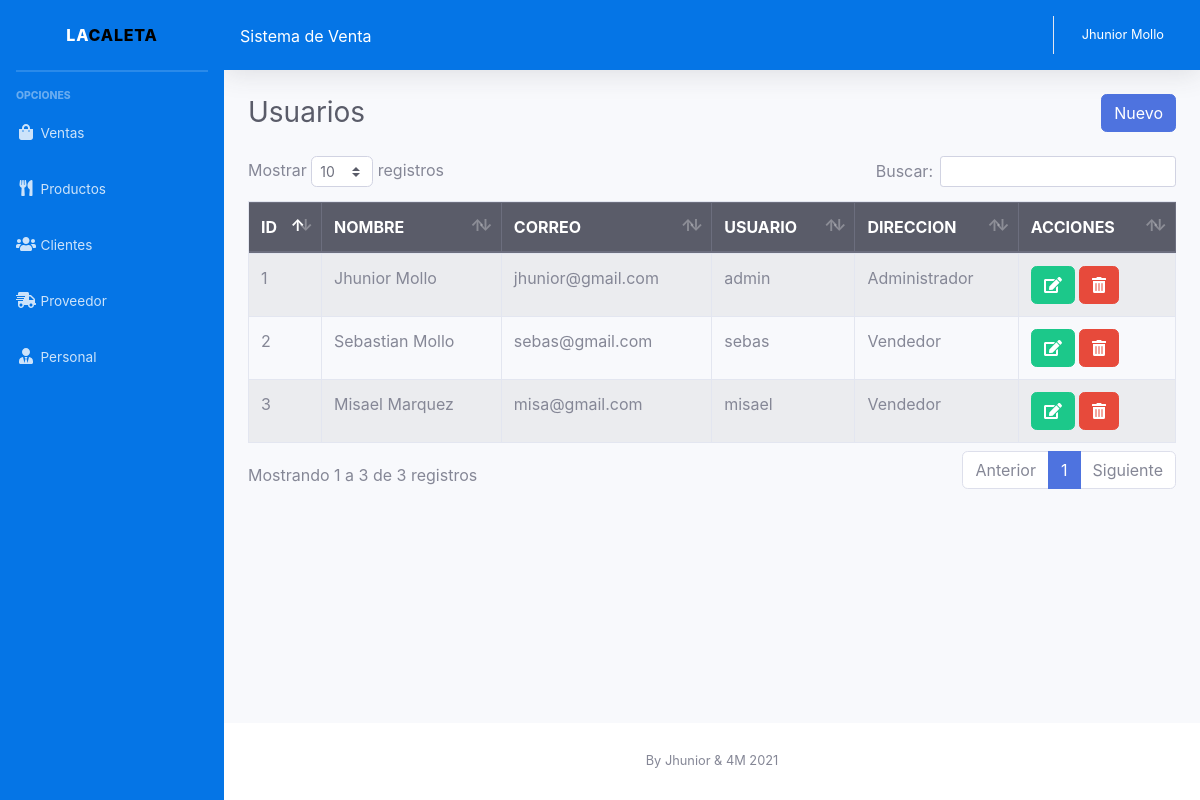
Screenshot of /Proyecto_Caleta/sistema/lista_usuarios.php (signed in) with the database file from the repository.
### tables this page shows
CREATE TABLE `usuario` (
  `idusuario` int(11) NOT NULL,
  `nombre` varchar(100) NOT NULL,
  `correo` varchar(100) NOT NULL,
  `usuario` varchar(20) NOT NULL,
  `clave` varchar(50) NOT NULL,
  `rol` int(11) NOT NULL
);

CREATE TABLE `rol` (
  `idrol` int(11) NOT NULL,
  `rol` varchar(50) NOT NULL
);

### Proyecto_Caleta/sistema/lista_usuarios.php (the view)
<?php include_once "includes/header.php"; ?>
<div class="container-fluid">
	<div class="d-sm-flex align-items-center justify-content-between mb-4">
		<h1 class="h3 mb-0 text-gray-800">Usuarios</h1>
		<?php if ($_SESSION['rol'] == 1) { ?>
		<a href="registro_usuario.php" class="btn btn-primary">Nuevo</a>
		<?php } ?>
	</div>
	<div class="row">
		<div class="col-lg-12">
			<div class="table-responsive">
				<table class="table table-striped table-bordered" id="table">
					<thead class="thead-dark">
						<tr>
							<th>ID</th>
							<th>NOMBRE</th>
							<th>CORREO</th>
							<th>USUARIO</th>
							<th>DIRECCION</th>
							<?php if ($_SESSION['rol'] == 1) { ?>
							<th>ACCIONES</th>
							<?php }?>
						</tr>
					</thead>
					<tbody>
						<?php
						include "../conexion.php";
						$query = mysqli_query($conexion, "SELECT u.idusuario, u.nombre, u.correo, u.usuario, r.rol FROM usuario u INNER JOIN rol r ON u.rol = r.idrol");
						$result = mysqli_num_rows($query);
						if ($result > 0) {
							while ($data = mysqli_fetch_assoc($query)) { ?>
								<tr>
									<td><?php echo $data['idusuario']; ?></td>
									<td><?php echo $data['nombre']; ?></td>
									<td><?php echo $data['correo']; ?></td>
									<td><?php echo $data['usuario']; ?></td>
									<td><?php echo $data['rol']; ?></td>
									<?php if ($_SESSION['rol'] == 1) { ?>
									<td>
										<a href="editar_usuario.php?id=<?php echo $data['idusuario']; ?>" class="btn btn-success"><i class='fas fa-edit'></i></a>
										<form action="eliminar_usuario.php?id=<?php echo $data['idusuario']; ?>" method="post" class="confirmar d-inline">
											<button class="btn btn-danger" type="submit"><i class='fas fa-trash-alt'></i> </button>
										</form>
									</td>
									<?php } ?>
								</tr>
						<?php }
						} ?>
					</tbody>
				</table>
			</div>
		</div>
	</div>
</div>
</div>
<?php include_once "includes/footer.php"; ?>

### rows the page displays
usuario: idusuario "1", nombre "Jhunior Mollo", correo "jhunior@gmail.com", usuario "admin", rol.rol "Administrador"
usuario: idusuario "2", nombre "Sebastian Mollo", correo "sebas@gmail.com", usuario "sebas", rol.rol "Vendedor"
usuario: idusuario "3", nombre "Misael Marquez", correo "misa@gmail.com", usuario "misael", rol.rol "Vendedor"

### other values shown
$_SESSION['nombre'] "Jhunior Mollo"
